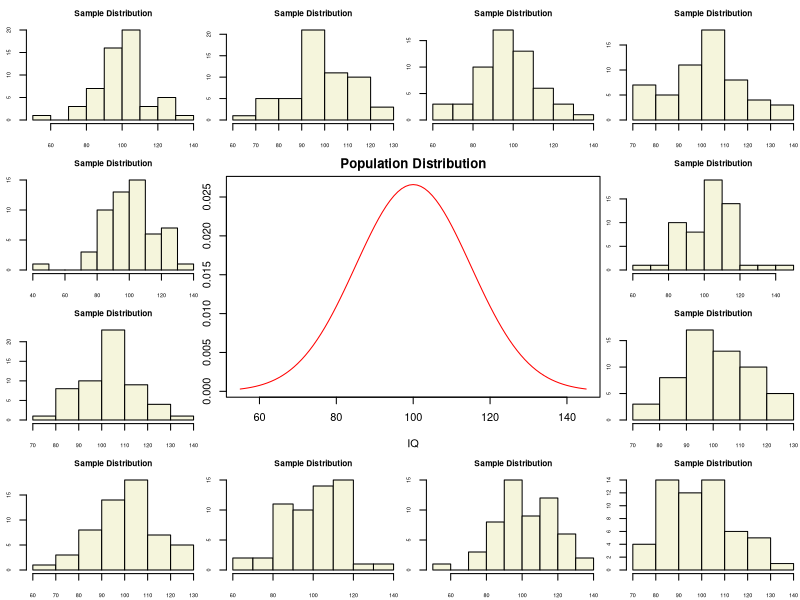
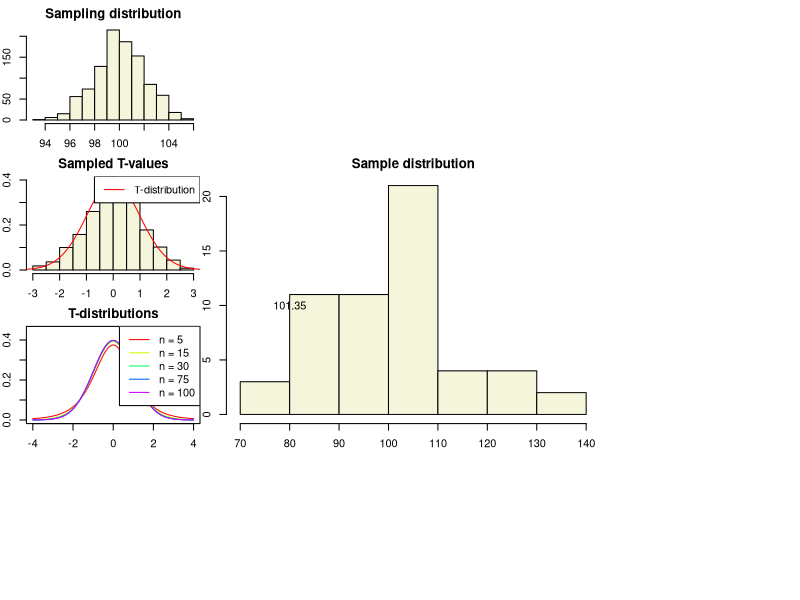
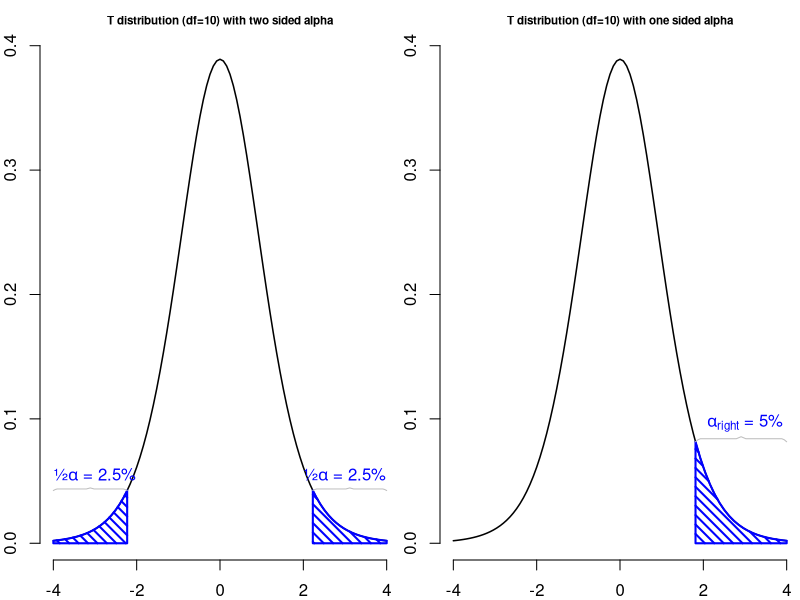
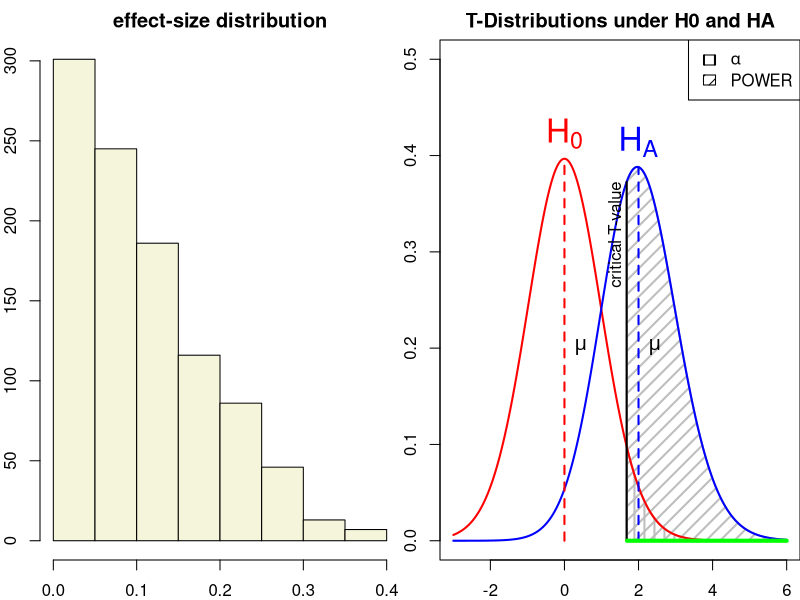

These figures' R source, in order:
## ---- chunk 1
layout(matrix(c(2:6,1,1,7:8,1,1,9:13), 4, 4))

n  = 56    # Sample size
df = n - 1 # Degrees of freedom

mu    = 100
sigma = 15

IQ = seq(mu-45, mu+45, 1)

par(mar=c(4,2,2,0))  
plot(IQ, dnorm(IQ, mean = mu, sd = sigma), type='l', col="red", main = "Population Distribution")

n.samples = 12

for(i in 1:n.samples) {
  
  par(mar=c(2,2,2,0))  
  hist(rnorm(n, mu, sigma), main="Sample Distribution", cex.axis=.5, col="beige", cex.main = .75)
  
}
## ---- chunk 2
x = rnorm(n, mu, sigma); x

hist(x, main = "Sample distribution", col = "beige")
text(80, 10, round(mean(x),2))
## ---- chunk 3
t = (mean(x) - mu) / (sd(x) / sqrt(n))
t
## ---- chunk 4
n.samples     = 1000
mean.x.values = vector()
se.x.values   = vector()

for(i in 1:n.samples) {
  x = rnorm(n, mu, sigma)
  mean.x.values[i] = mean(x)
  se.x.values[i]   = (sd(x) / sqrt(n))
}
## ---- chunk 5
head(cbind(mean.x.values, se.x.values))
## ---- chunk 6
hist(mean.x.values, 
     col  = "beige", 
     main = "Sampling distribution", 
     xlab = "all sample means")
## ---- chunk 7
t.values = (mean.x.values - mu) / se.x.values

tail(cbind(mean.x.values, mu, se.x.values, t.values))
## ---- chunk 8
hist(t.values, 
     freq = F, 
     main = "Sampled T-values", 
     xlab = "T-values",
     col  = "beige",
     ylim = c(0, .4))
T = seq(-4, 4, .01)
lines(T, dt(T,df), col = "red")
legend("topright", lty = 1, col="red", legend = "T-distribution")
## ---- chunk 9
multiple.n  = c(5, 15, 30, 75, 100)
multiple.df = multiple.n - 1
col         = rainbow(length(multiple.df))

plot(T,  dt(T, multiple.df[1]), type = "l", 
     xlim = c(-4,4), ylim = c(0,.45), 
     xlab = "T", ylab="density", 
     col = col[1], main="T-distributions" )

for(i in 2:length(multiple.df)) { 
  
  lines(T, dt(T, multiple.df[i]), type="l", col=col[i])
  } 
legend("topright", legend = paste("n =",multiple.n), lty=1, col = col)
## ---- chunk 10
layout(matrix(1:2, 1, 2))


plot(function(x) dt(x, df = 10), -4, 4,
     main="T distribution (df=10) with two sided alpha",
     cex.main = .7,
     xlab="T-value",
     ylab="",
     bty="n",
     lwd=1.5)
     
t = 2

p = pt(1,10)

alpha_r = 1-p


# add p-value
#pol_left = seq(-4,-t,length=20)
#polygon(c(pol_left,rev(pol_left)),  c(rep(0,20), dt( rev(pol_left),  df = 10)), col="red", angle=45, density=15, lwd=2)
#pol_right = seq(4,t,length=20)
#polygon(c(pol_right,rev(pol_right)),c(rep(0,20), dt( rev(pol_right), df = 10)), col="red", angle=45, density=15, lwd=2)

# add alpha

tp95  = qt(.95,10)
tp975 = qt(.975,10)
tp25  = qt(.025,10)

pol_left = seq(-4,tp25,length=20)
polygon(c(pol_left,rev(pol_left)),  c(rep(0,20), dt( rev(pol_left),  df = 10)), col="blue", angle=-45, density=15, lwd=2)

pol_left = seq(tp975,4,length=20)
polygon(c(pol_left,rev(pol_left)),  c(rep(0,20), dt( rev(pol_left),  df = 10)), col="blue", angle=-45, density=15, lwd=2)

# label alpha
text(-3,dt(tp25 , df = 10),expression(paste("½",alpha       ," = 2.5%",sep="")),pos=3, col='blue')
text( 3,dt(tp975, df = 10),expression(paste("½",alpha       ," = 2.5%",sep="")),pos=3, col='blue')

xbracket = seq(-4,tp25,length=39)
ybracket = dt(tp25 , df = 10)*c(c(1,1.02),rep(1.03,16),c(1.04,1.05,1.04),rep(1.03,16),c(1.02,1))
lines(xbracket,ybracket,col="gray")

xbracket = seq(tp975, 4,length=39)
ybracket = dt(tp975 , df = 10)*c(c(1,1.02),rep(1.03,16),c(1.04,1.05,1.04),rep(1.03,16),c(1.02,1))
lines(xbracket,ybracket,col="gray")

#text(-4.2,.38,expression(paste("2 sided: P = ",P[left] + P[right]," = 7.34%")),pos=4)

plot(function(x) dt(x, df = 10), -4, 4,
     main="T distribution (df=10) with one sided alpha",
     cex.main = .7,
     xlab="T-value",
     ylab="",
     bty="n", 
     lwd=1.5)

pol_left = seq(tp95,4,length=20)
polygon(c(pol_left,rev(pol_left)),  c(rep(0,20), dt( rev(pol_left),  df = 10)), col="blue", angle=-45, density=15, lwd=2)

# label alpha
text( 3,dt(tp95 , df = 10),expression(paste(    alpha[right]," = 5%"  ,sep="")),pos=3, col='blue')

# add p-value
#pol_left = seq(-4,-t,length=20)
#polygon(c(pol_left,rev(pol_left)),  c(rep(0,20), dt( rev(pol_left),  df = 10)), col="red", angle=45, density=15, lwd=2)
#pol_right = seq(4,t,length=20)
#polygon(c(pol_right,rev(pol_right)),c(rep(0,20), dt( rev(pol_right), df = 10)), col="red", angle=45, density=15, lwd=2)

#text((-4+tp25)/2,dt(tp25  , df = 10),"{",srt=-90,col="grey")
#text( (4+tp975)/2,dt(tp975, df = 10),"{",srt=-90,col="grey")
#text( (4+tp95)/2,dt(tp95  , df = 10),"{",srt=-90,col="grey")

# label p-values
#text(-t,.01,expression(P[left] ),pos=2,col="red")
#text( t,.01,expression(P[right]),pos=4,col="red")

#text(-t-.1,dt(-t, df = 10)+.003,"T")
#text( t+.1,dt( t, df = 10)+.003,"T")


# text(-4.2,.38 ,"1 sided: P/2 = 3.67%",pos=4)

## 1%   T = 1.81246
## .95% T = 2.228

#polygon(c(0,1,1,0),c(0,0,.3,.3))

pol_left = seq(-4,-t,length=20)

xbracket = seq(tp95,4,length=39)
ybracket = dt(tp95 , df = 10)*c(c(1,1.02),rep(1.03,16),c(1.04,1.05,1.04),rep(1.03,16),c(1.02,1))
lines(xbracket,ybracket,col="gray")
## ---- chunk 11
r = sqrt(t^2/(t^2 + df))

r
## ---- chunk 12
r = sqrt(t.values^2/(t.values^2 + df))

tail(cbind(mean.x.values, mu, se.x.values, t.values, r))

hist(r, main = "effect-size distribution", col = "beige")
## ---- chunk 13
T = seq(-3,6,.01)
N = 45
E = 2

# Set plot
plot(0,0,
     type = "n",
     ylab = "Density",
     xlab = "T",
     ylim = c(0,.5),
     xlim = c(-3,6),
     main = "T-Distributions under H0 and HA")

critical_t = qt(.05,N-1,lower.tail=FALSE)

# Alpha
range_x = seq(critical_t,6,.01)
polygon(c(range_x,rev(range_x)),
        c(range_x*0,rev(dt(range_x,N-1,ncp=0))),
        col     = "grey",
        density = 10,
        angle   = 90,
        lwd     = 2)

# Power
range_x = seq(critical_t,6,.01)
polygon(c(range_x,rev(range_x)),
        c(range_x*0,rev(dt(range_x,N-1,ncp=E))),
        col     = "grey",
        density = 10,
        angle   = 45,
        lwd     = 2)

lines(T,dt(T,N-1,ncp=0),col="red", lwd=2) # H0 line
lines(T,dt(T,N-1,ncp=E),col="blue",lwd=2) # HA line

# Critical value
lines(rep(critical_t,2),c(0,dt(critical_t,N-1,ncp=E)),lwd=2,col="black")
text(critical_t,dt(critical_t,N-1,ncp=E),"critical T-value",pos=2, srt = 90)

# H0 and HA
text(0,dt(0,N-1,ncp=0),expression(H[0]),pos=3,col="red", cex=2)
text(E,dt(E,N-1,ncp=E),expression(H[A]),pos=3,col="blue",cex=2)

# Mu H0 line
lines(c(0,0),c(0,dt(0,N-1)), col="red",  lwd=2,lty=2)
text(0,dt(0,N-1,ncp=0)/2,expression(mu),pos=4,cex=1.2)
# Mu HA line
lines(c(E,E),c(0,dt(E,N-1,ncp=E)),col="blue",lwd=2,lty=2)
text(E,dt(0,N-1,ncp=0)/2,expression(paste(mu)),pos=4,cex=1.2)

# t-value
lines( c(critical_t+.01,6),c(0,0),col="green",lwd=4)

# Legend
legend("topright", c(expression(alpha),'POWER'),density=c(10,10),angle=c(90,45))
